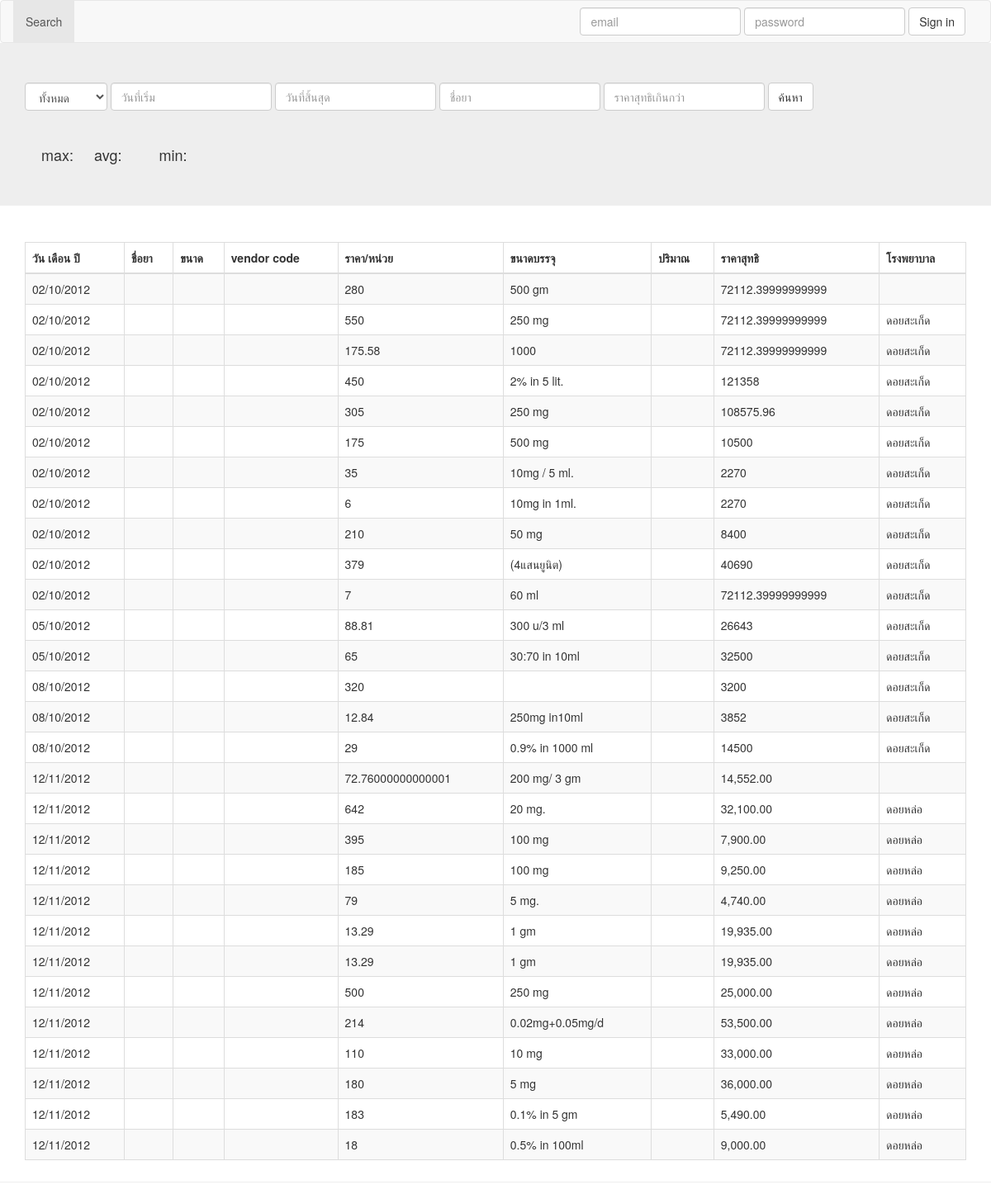
The page / on the database its author committed.
### tables this page shows
CREATE TABLE `drug` (
  `iddrug` int(11) NOT NULL AUTO_INCREMENT,
  `hospitalId` int(11) NOT NULL,
  `date_start` date DEFAULT NULL,
  `date_end` date DEFAULT NULL,
  `code` varchar(255) DEFAULT NULL,
  `name` varchar(255) DEFAULT NULL,
  `type` varchar(255) DEFAULT NULL,
  `content` varchar(255) DEFAULT NULL,
  `qtc` varchar(255) DEFAULT NULL,
  `pack` varchar(255) DEFAULT NULL,
  `price` varchar(255) DEFAULT NULL,
  `size` varchar(255) DEFAULT NULL,
  `company` varchar(255) DEFAULT NULL,
  `total_money` varchar(255) DEFAULT NULL,
  `budget_type` varchar(255) DEFAULT NULL,
  PRIMARY KEY (`iddrug`)
);

### App.php (called while the page is built, shortened)
<?php
class App {
    protected static $_db = null, $_hospitals = null;
    public static function db(){
        if(is_null(self::$_db)){
            self::$_db = new PDO('mysql:host=localhost;dbname=drugprice;charset=utf8', 'root', '111111');
            self::$_db->query("SET character_set_client=utf8");
            self::$_db->query("SET character_set_connection=utf8");
        }
        return self::$_db;
    }
    public static function getUser(){
        return isset($_SESSION["user"])? $_SESSION["user"]: null;
    }
    public static function isLogin(){
        return !is_null(self::getUser());
    }
    public static function allDrug($input = null){
        $pdo = self::db();
        if(!is_null($input) && count($input)>0){
            $sql = "SELECT * FROM drug";
            $where = array();
            $param = array();
            if(isset($input["hospitalId"]) && !empty($input["hospitalId"])){
                $where[] = "hospitalId=:hospitalId";
                $param["hospitalId"] = $input["hospitalId"];
            }
            if(isset($input["date_start"]) && !empty($input["date_start"])){
                $where[] = "date_start>=:date_start";
                $buffer = new DateTime(str_replace("/", "-", $input["date_start"]));
                $param["date_start"] = $buffer->format("Y-m-d");
            }
            if(isset($input["date_end"]) && !empty($input["date_end"])){
                $where[] = "date_start<=:date_end";
                $buffer = new DateTime(str_replace("/", "-", $input["date_end"]));
                $param["date_end"] = $buffer->format("Y-m-d");
            }
            if(isset($input["name"]) && !empty($input["name"])){
                $where[] = "name LIKE :name";
                $param["name"] = '%'.str_replace(" ", "%", $input["name"]).'%';
            }
            if(count($where)>0){
                $sql .= " WHERE ".implode(" AND ", $where);
            }
            $st = $pdo->prepare($sql);
            $result = $st->execute($param);
            if(!$result){
                die(print_r($st->errorInfo(), true));
            }
            $result = $st;
        }
        else{
            $result = $pdo->query("SELECT * FROM drug limit 200");
        }
        $data = $result->fetchAll(PDO::FETCH_ASSOC);
        foreach($data as $key => $value){
            $data[$key]['hospital_name'] = self::getHospitalName($value["hospitalId"]);
        }
        return $data;
    }
    public static function getHospitalName($id){
        $hospitals = self::hospitals();
        foreach($hospitals as $key => $value){
            if($value["idhospital"]==$id){
                return $value["hospital_name"];
            }
        }
    }
    public static function hospitals(){
        if(self::$_hospitals==null){
            self::$_hospitals = self::getHospitals();
        }
        return self::$_hospitals;
    }
    public static function getHospitals(){
        $pdo = self::db();
        $result = $pdo->query("SELECT * FROM hospital");
        return $result->fetchAll(PDO::FETCH_ASSOC);
    }
}

### index.php (the view, shortened to what this page needs)
<?php
include_once "App.php";
$input = array();
if(count($input)==0){
    $input = null;
}
$drugs = App::allDrug($input);
?>
<!DOCTYPE html>
<html lang="en">
	<head>
		<link rel="stylesheet" href="//netdna.bootstrapcdn.com/bootstrap/3.0.0/css/bootstrap.min.css">
		<link rel="stylesheet" href="css/datatables.css">
        <link rel="stylesheet" href="css/datepicker.css">
        <link href="css/a.css" rel="stylesheet">
	</head>
	<body>
    <nav class="navbar navbar-default" role="navigation">
        <div class="collapse navbar-collapse" id="bs-example-navbar-collapse-1">
            <ul class="nav navbar-nav">
                <li class="active"><a href="index.php">Search</a></li>
            </ul>
            <?php if(!App::isLogin()){?>
            <ul class="nav navbar-nav navbar-right navbar-collapse">
                <form class="navbar-form navbar-left" role="search" method="post" action="login.php">
                    <div class="form-group">
                        <input type="text" class="form-control" name="email" placeholder="email">
                    </div>
                    <div class="form-group">
                        <input type="password" class="form-control" name="password" placeholder="password">
                    </div>
                    <button type="submit" class="btn btn-default">Sign in</button>
                </form>
            </ul>
            <?php }?>
        </div>
    </nav>
    <div class="jumbotron">
        <div class="container" >
            <form class="form-inline" role="form">
                <div class="form-group">
                    <select class="form-control" id="hospitalName" name="hospitalId">
                        <option value="">ทั้งหมด</option>
                    </select>
                </div>
                <div class="form-group">
                    <input type="text" class="form-control" id="startDate" name="date_start" value="<?php if(isset($_GET["date_start"])) echo $_GET["date_start"];?>" placeholder="วันที่เริ่ม">
                </div>
                <div class="form-group">
                    <input type="text" class="form-control" id="endDate" name="date_end" value="<?php if(isset($_GET["date_end"])) echo $_GET["date_end"];?>" placeholder="วันที่สิ้นสุด">
                </div>
                <div class="form-group">
                    <input type="text" class="form-control" id="namePro" name="name" value="<?php if(isset($_GET["name"])) echo $_GET["name"];?>" placeholder="ชื่อยา">
                </div>
                <div class="form-group">
                    <input type="text" class="form-control" id="price" name="total_money" value="<?php if(isset($_GET["total_money"])) echo $_GET["total_money"];?>" placeholder="ราคาสุทธิเกินกว่า">
                </div>
                <button type="submit" class="btn btn-default">ค้นหา</button>
            </form>
            <hr>
            <div style="font-size: 18px;">
                <span style="padding: 0 20px;">max: <span class="stat-max"><?php ?></span></span>
                <span style="padding: 0 20px 0 0;">avg: <span class="stat-avg"><?php ?></span></span>
                <span style="padding: 0 20px;">min: <span class="stat-min"><?php ?></span></span>
            </div>
        </div>
    </div>
		<div id="wrap">
			<div class="container">
				<table cellpadding="0" cellspacing="0" border="0" class="datatable table table-striped table-bordered">
					<thead>
						<tr>
							<th>วัน เดือน ปี</th>
							<th>ชื่อยา</th>
							<th>ขนาด</th>
							<th>vendor code</th>
							<th>ราคา/หน่วย</th>
                            <th>ขนาดบรรจุ</th>
                            <th>ปริมาณ</th>
                            <th>ราคาสุทธิ</th>
                            <th>โรงพยาบาล</th>
						</tr>
					</thead>
					<tbody>
                        <?php
                            foreach($drugs as $key=> $value){
                                $trClass = "";
                            ?>
                            <tr class="gradeX <?php echo $trClass;?>">
                                <td><?php $dateTime = new DateTime($value["date_start"]); echo $dateTime->format("d/m/Y");?></td>
                                <td><?php echo $value["Text76"];?></td>
                                <td><?php echo $value["NAME"];?></td>
                                <td><?php echo $value["CONTENT"];?></td>
                                <td class="price-field"><?php echo $value["price"];?></td>
                                <td><?php echo $value["pack"];?></td>
                                <td><?php echo $value["qty"];?></td>
                                <td><?php echo $value["total_money"];?></td>
                                <td><?php echo $value["hospital_name"];?></td>
                            </tr>
                        <?php }?>
				</table>
			</div>
        <hr>
		</div>
	</body>
</html>

### css/a.css (style rules this page uses)
.navbar { margin-bottom:0px; }
table { margin: 1em 0; clear: both; }

### rows shown on the page
drug: date_start "02/10/2012", price "280", pack "500 gm", total_money "72112.39999999999"
drug: date_start "02/10/2012", price "550", pack "250 mg", total_money "72112.39999999999", hospital_name "ดอยสะเก็ด"
drug: date_start "02/10/2012", price "175.58", pack "1000", total_money "72112.39999999999", hospital_name "ดอยสะเก็ด"
drug: date_start "02/10/2012", price "450", pack "2% in 5 lit.", total_money "121358", hospital_name "ดอยสะเก็ด"
drug: date_start "02/10/2012", price "305", pack "250 mg", total_money "108575.96", hospital_name "ดอยสะเก็ด"
drug: date_start "02/10/2012", price "175", pack "500 mg", total_money "10500", hospital_name "ดอยสะเก็ด"
drug: date_start "02/10/2012", price "35", pack "10mg / 5 ml.", total_money "2270", hospital_name "ดอยสะเก็ด"
drug: date_start "02/10/2012", price "6", pack "10mg in 1ml.", total_money "2270", hospital_name "ดอยสะเก็ด"
drug: date_start "02/10/2012", price "210", pack "50 mg", total_money "8400", hospital_name "ดอยสะเก็ด"
drug: date_start "02/10/2012", price "379", pack "(4แสนยูนิต)", total_money "40690", hospital_name "ดอยสะเก็ด"
drug: date_start "02/10/2012", price "7", pack "60 ml", total_money "72112.39999999999", hospital_name "ดอยสะเก็ด"
drug: date_start "05/10/2012", price "88.81", pack "300 u/3 ml", total_money "26643", hospital_name "ดอยสะเก็ด"
drug: date_start "05/10/2012", price "65", pack "30:70 in 10ml", total_money "32500", hospital_name "ดอยสะเก็ด"
drug: date_start "08/10/2012", price "320", total_money "3200", hospital_name "ดอยสะเก็ด"
drug: date_start "08/10/2012", price "12.84", pack "250mg in10ml", total_money "3852", hospital_name "ดอยสะเก็ด"
drug: date_start "08/10/2012", price "29", pack "0.9% in 1000 ml", total_money "14500", hospital_name "ดอยสะเก็ด"
drug: date_start "12/11/2012", price "72.76000000000001", pack "200 mg/ 3 gm", total_money "14,552.00"
drug: date_start "12/11/2012", price "642", pack "20 mg.", total_money "32,100.00", hospital_name "ดอยหล่อ"
drug: date_start "12/11/2012", price "395", pack "100 mg", total_money "7,900.00", hospital_name "ดอยหล่อ"
drug: date_start "12/11/2012", price "185", pack "100 mg", total_money "9,250.00", hospital_name "ดอยหล่อ"
drug: date_start "12/11/2012", price "79", pack "5 mg.", total_money "4,740.00", hospital_name "ดอยหล่อ"
drug: date_start "12/11/2012", price "13.29", pack "1 gm", total_money "19,935.00", hospital_name "ดอยหล่อ"
drug: date_start "12/11/2012", price "13.29", pack "1 gm", total_money "19,935.00", hospital_name "ดอยหล่อ"
drug: date_start "12/11/2012", price "500", pack "250 mg", total_money "25,000.00", hospital_name "ดอยหล่อ"
drug: date_start "12/11/2012", price "214", pack "0.02mg+0.05mg/d", total_money "53,500.00", hospital_name "ดอยหล่อ"
drug: date_start "12/11/2012", price "110", pack "10 mg", total_money "33,000.00", hospital_name "ดอยหล่อ"
drug: date_start "12/11/2012", price "180", pack "5 mg", total_money "36,000.00", hospital_name "ดอยหล่อ"
drug: date_start "12/11/2012", price "183", pack "0.1% in 5 gm", total_money "5,490.00", hospital_name "ดอยหล่อ"
drug: date_start "12/11/2012", price "18", pack "0.5% in 100ml", total_money "9,000.00", hospital_name "ดอยหล่อ"
